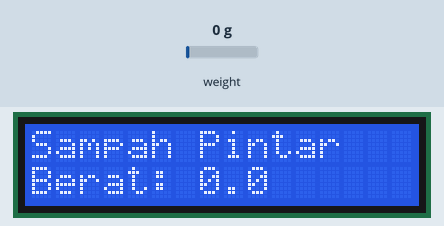
The sketch below on a simulated Arduino Uno, built for the host (arithmetic inside an expression is 32-bit, double 64-bit). On the bench: 16×2 character LCD. The inputs (shaded band) are chosen by the test bench; at power-on: weight on the scale 0 g. What the sketch prints to the serial monitor is not drawn.

Above: at 12.9 s.
13.0 s: weight on the scale set to 100 g
At 18.2 s:
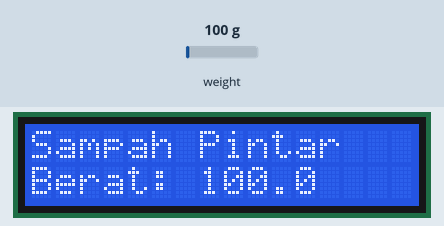
19.3 s: weight on the scale set to 1250 g
At 24.5 s:
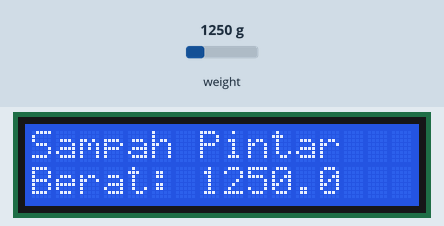
24.8 s: weight on the scale set to 2500 g
At 29.6 s:
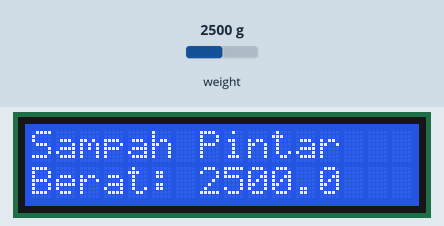
Timing chart, 0 to 31.1 s (numbered marks = the images above; inputs shaded):
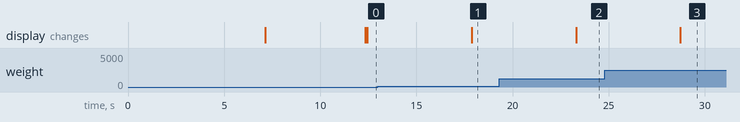

Measured:
- after the input at 13.0 s, the display: changes after 4.9 s (image 1)
- after the input at 19.3 s, the display: changes after 4.0 s (image 2)
- after the input at 24.8 s, the display: changes after 3.9 s (image 3)

The sketch:

sampahPintar.ino
```cpp
//inisialisasi komunikasi serial dengan nodoMCU
#include <SoftwareSerial.h>
SoftwareSerial s(5,6); // (Rx, Tx)

#include "HX711.h"
// HX711 circuit wiring
const int LOADCELL_DOUT_PIN = A0;
const int LOADCELL_SCK_PIN = A1;
float calibration_factor = 4000; //nilai kalibrasi awal

//LCD
#include <Wire.h>
#include <LiquidCrystal_I2C.h>

LiquidCrystal_I2C lcd(0x27,16,2);  // set the LCD address to 0x27 for a 16 chars and 2 line display //kalau bukan 0x27 0x3F

HX711 scale;

float berat =0;

void setup() {
  Serial.begin(9600);
  s.begin(9600);

  scale.begin(LOADCELL_DOUT_PIN, LOADCELL_SCK_PIN);

  Serial.println("Menunggu...");
  delay(5000);
  Serial.println("Selesai Menunggu...");
  scale.set_scale();
  scale.tare(); // auto zero / mengenolkan pembacaan berat
  Serial.println("Selesai tare...");

  long zero_factor = scale.read_average(); //membaca nilai output sensor saat tidak ada beban
  Serial.print("Zero factor: ");
  Serial.println(zero_factor);

  //LCD
  lcd.init();
  lcd.init();
  lcd.backlight();
  Serial.println("Setup Ready");
}

void loop() {
//  //jika ada komunikaasi dari nodemcu
//  if(s.available()>0)
//{
//}

  //koding kalibrasi
   scale.set_scale(calibration_factor); //sesuaikan hasil pembacaan dengan nilai kalibrasi

  Serial.print("Berat: ");
  Serial.print(scale.get_units(), 1);
  Serial.print(" gram");
  Serial.print(" calibration_factor: ");
  Serial.print(calibration_factor);
  Serial.println();


  if(Serial.available())
  {
    char temp = Serial.read();
    if(temp == '+' || temp == 'a')
      calibration_factor += 10;
    else if(temp == '-' || temp == 'z')
      calibration_factor -= 10;
      else if(temp == '-' || temp == 's')
      calibration_factor += 100;
      else if(temp == '-' || temp == 'd')
      calibration_factor += 1000;
      else if(temp == '-' || temp == 'x')
      calibration_factor -= 100;
      else if(temp == '-' || temp == 'c')
      calibration_factor -= 1000;
  }

//main coding


  //if (scale.is_ready()) {
    long reading = scale.read();
    Serial.print("HX711 reading: ");
    Serial.println(reading);

//  } else {
//    Serial.println("HX711 tidak di temukan / PIN Salah");
//  }

  delay(5000);


//LCD
    lcd.setCursor(0,0);
    lcd.print("Sampah Pintar");
    lcd.setCursor(0,1);
    lcd.print("Berat: ");
    lcd.setCursor(7,1);
    lcd.print(scale.get_units(),1);

  //megnirimd ata berat secara serial ke nodeMCU
  s.write(scale.get_units());
}
```
